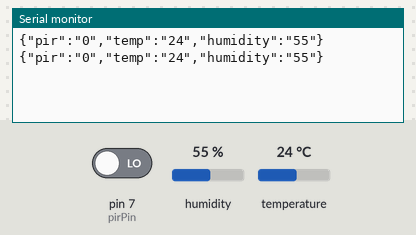
Simulated run of this sketch. Board: Arduino Uno, built with avr-gcc and run on an emulated ATmega328P. Parts: the last lines printed to the serial monitor. The inputs (shaded band) are chosen by the test bench; at power-on: humidity 55 %, pin 7 (pirPin) LOW, temperature 24 °C.

Above: at 5.8 s.
5.9 s: humidity set to 22 %
At 10.4 s:
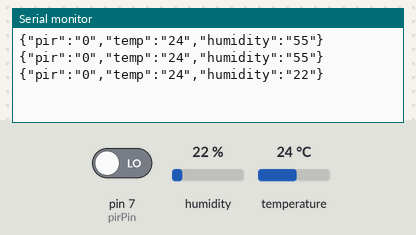
11.9 s: pin 7 (pirPin) driven HIGH
At 16.3 s:
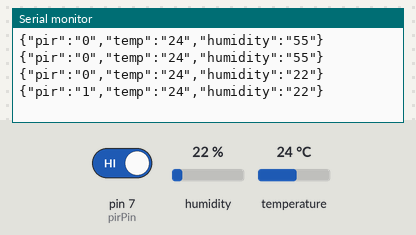
17.9 s: temperature set to 12 °C
At 21.0 s:
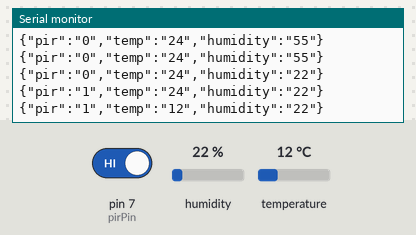
23.9 s: pin 7 (pirPin) driven LOW
At 25.7 s:
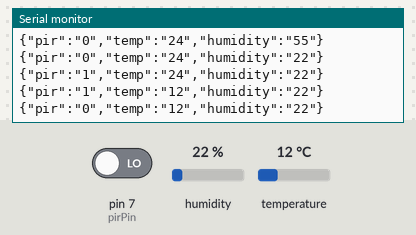
29.9 s: humidity set to 40 %
At 31.6 s:
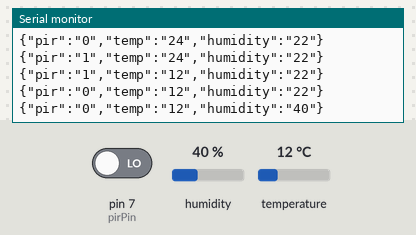
Timing chart, 0 to 33.1 s (numbered marks = the images above; inputs shaded):
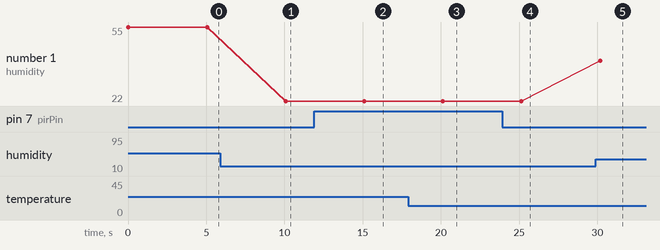

The sketch:

arduino_code.ino
```cpp
/*
 * Demo for Havells
 * Author: Samarth Gupta
 * Started Date: 21/6/19
 * Version: 1.0
 */
/////////////////////////////////////////////////////////////////////////
// Including the libraries
#include <dht11.h>

// defining the hardware pins
#define dhtPin A0
#define pirPin 7

//creating object for DHT sensor
dht11 DHT;

void setup() {
  //serial communication at 9600 baud rate
  Serial.begin(9600);

  //setting pir sensor as INPUT
  pinMode(pirPin,INPUT);

}

void loop() {
    //reading pin values
    DHT.read(dhtPin);
    boolean pir = digitalRead(pirPin);

    //creating JSON string to send to fog device
    String json = String("{\"pir\":\"") + String(pir) + String("\",\"temp\":\"") + String(DHT.temperature) + String("\",\"humidity\":\"") + String(DHT.humidity) + String("\"}");
    //writing data on serial bus
    Serial.println(json);

    delay(5000);//Wait 5 sec before accessing sensor again.
}
```

Measured:
- after the input at 5.9 s, the serial monitor: prints a new line after 4.2 s (image 1)
- after the input at 11.9 s, the serial monitor: prints a new line after 3.2 s (image 2)
- after the input at 17.9 s, the serial monitor: prints a new line after 2.2 s (image 3)
- after the input at 23.9 s, the serial monitor: prints a new line after 1.2 s (image 4)
- after the input at 29.9 s, the serial monitor: prints a new line after 0.27 s (image 5)
- plotted number 1: 55 → 22 after the input at 5.9 s, 22 → 40 after the input at 29.9 s
